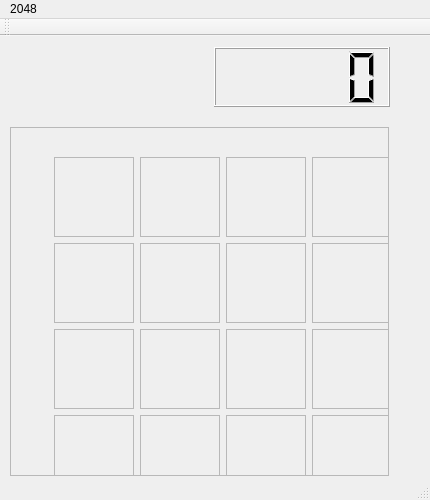
<?xml version="1.0" encoding="UTF-8"?>
<ui version="4.0">
 <class>MainWindow</class>
 <widget class="QMainWindow" name="MainWindow">
  <property name="geometry">
   <rect>
    <x>0</x>
    <y>0</y>
    <width>430</width>
    <height>500</height>
   </rect>
  </property>
  <property name="windowTitle">
   <string>單人遊戲</string>
  </property>
  <widget class="QWidget" name="centralWidget">
   <widget class="QWidget" name="gridLayoutWidget">
    <property name="geometry">
     <rect>
      <x>-1</x>
      <y>80</y>
      <width>401</width>
      <height>371</height>
     </rect>
    </property>
    <layout class="QGridLayout" name="gridLayout">
     <item row="0" column="0">
      <widget class="QFrame" name="one">
       <property name="enabled">
        <bool>true</bool>
       </property>
       <property name="frameShape">
        <enum>QFrame::StyledPanel</enum>
       </property>
       <property name="frameShadow">
        <enum>QFrame::Raised</enum>
       </property>
       <widget class="FillNumber" name="f11">
        <property name="geometry">
         <rect>
          <x>44</x>
          <y>30</y>
          <width>80</width>
          <height>80</height>
         </rect>
        </property>
        <property name="frameShape">
         <enum>QFrame::StyledPanel</enum>
        </property>
        <property name="frameShadow">
         <enum>QFrame::Raised</enum>
        </property>
       </widget>
       <widget class="FillNumber" name="f12">
        <property name="geometry">
         <rect>
          <x>130</x>
          <y>30</y>
          <width>80</width>
          <height>80</height>
         </rect>
        </property>
        <property name="frameShape">
         <enum>QFrame::StyledPanel</enum>
        </property>
        <property name="frameShadow">
         <enum>QFrame::Raised</enum>
        </property>
       </widget>
       <widget class="FillNumber" name="f13">
        <property name="geometry">
         <rect>
          <x>216</x>
          <y>30</y>
          <width>80</width>
          <height>80</height>
         </rect>
        </property>
        <property name="frameShape">
         <enum>QFrame::StyledPanel</enum>
        </property>
        <property name="frameShadow">
         <enum>QFrame::Raised</enum>
        </property>
       </widget>
       <widget class="FillNumber" name="f14">
        <property name="geometry">
         <rect>
          <x>302</x>
          <y>30</y>
          <width>80</width>
          <height>80</height>
         </rect>
        </property>
        <property name="frameShape">
         <enum>QFrame::StyledPanel</enum>
        </property>
        <property name="frameShadow">
         <enum>QFrame::Raised</enum>
        </property>
       </widget>
       <widget class="FillNumber" name="f21">
        <property name="geometry">
         <rect>
          <x>44</x>
          <y>116</y>
          <width>80</width>
          <height>80</height>
         </rect>
        </property>
        <property name="frameShape">
         <enum>QFrame::StyledPanel</enum>
        </property>
        <property name="frameShadow">
         <enum>QFrame::Raised</enum>
        </property>
       </widget>
       <widget class="FillNumber" name="f22">
        <property name="geometry">
         <rect>
          <x>130</x>
          <y>116</y>
          <width>80</width>
          <height>80</height>
         </rect>
        </property>
        <property name="frameShape">
         <enum>QFrame::StyledPanel</enum>
        </property>
        <property name="frameShadow">
         <enum>QFrame::Raised</enum>
        </property>
       </widget>
       <widget class="FillNumber" name="f23">
        <property name="geometry">
         <rect>
          <x>216</x>
          <y>116</y>
          <width>80</width>
          <height>80</height>
         </rect>
        </property>
        <property name="frameShape">
         <enum>QFrame::StyledPanel</enum>
        </property>
        <property name="frameShadow">
         <enum>QFrame::Raised</enum>
        </property>
       </widget>
       <widget class="FillNumber" name="f24">
        <property name="geometry">
         <rect>
          <x>302</x>
          <y>116</y>
          <width>80</width>
          <height>80</height>
         </rect>
        </property>
        <property name="frameShape">
         <enum>QFrame::StyledPanel</enum>
        </property>
        <property name="frameShadow">
         <enum>QFrame::Raised</enum>
        </property>
       </widget>
       <widget class="FillNumber" name="f31">
        <property name="geometry">
         <rect>
          <x>44</x>
          <y>202</y>
          <width>80</width>
          <height>80</height>
         </rect>
        </property>
        <property name="frameShape">
         <enum>QFrame::StyledPanel</enum>
        </property>
        <property name="frameShadow">
         <enum>QFrame::Raised</enum>
        </property>
       </widget>
       <widget class="FillNumber" name="f33">
        <property name="geometry">
         <rect>
          <x>216</x>
          <y>202</y>
          <width>80</width>
          <height>80</height>
         </rect>
        </property>
        <property name="frameShape">
         <enum>QFrame::StyledPanel</enum>
        </property>
        <property name="frameShadow">
         <enum>QFrame::Raised</enum>
        </property>
       </widget>
       <widget class="FillNumber" name="f34">
        <property name="geometry">
         <rect>
          <x>302</x>
          <y>202</y>
          <width>80</width>
          <height>80</height>
         </rect>
        </property>
        <property name="frameShape">
         <enum>QFrame::StyledPanel</enum>
        </property>
        <property name="frameShadow">
         <enum>QFrame::Raised</enum>
        </property>
       </widget>
       <widget class="FillNumber" name="f41">
        <property name="geometry">
         <rect>
          <x>44</x>
          <y>288</y>
          <width>80</width>
          <height>80</height>
         </rect>
        </property>
        <property name="frameShape">
         <enum>QFrame::StyledPanel</enum>
        </property>
        <property name="frameShadow">
         <enum>QFrame::Raised</enum>
        </property>
       </widget>
       <widget class="FillNumber" name="f42">
        <property name="geometry">
         <rect>
          <x>130</x>
          <y>288</y>
          <width>80</width>
          <height>80</height>
         </rect>
        </property>
        <property name="frameShape">
         <enum>QFrame::StyledPanel</enum>
        </property>
        <property name="frameShadow">
         <enum>QFrame::Raised</enum>
        </property>
       </widget>
       <widget class="FillNumber" name="f43">
        <property name="geometry">
         <rect>
          <x>216</x>
          <y>288</y>
          <width>80</width>
          <height>80</height>
         </rect>
        </property>
        <property name="frameShape">
         <enum>QFrame::StyledPanel</enum>
        </property>
        <property name="frameShadow">
         <enum>QFrame::Raised</enum>
        </property>
       </widget>
       <widget class="FillNumber" name="f44">
        <property name="geometry">
         <rect>
          <x>302</x>
          <y>288</y>
          <width>80</width>
          <height>80</height>
         </rect>
        </property>
        <property name="frameShape">
         <enum>QFrame::StyledPanel</enum>
        </property>
        <property name="frameShadow">
         <enum>QFrame::Raised</enum>
        </property>
       </widget>
       <widget class="FillNumber" name="f32">
        <property name="geometry">
         <rect>
          <x>130</x>
          <y>202</y>
          <width>80</width>
          <height>80</height>
         </rect>
        </property>
        <property name="frameShape">
         <enum>QFrame::StyledPanel</enum>
        </property>
        <property name="frameShadow">
         <enum>QFrame::Raised</enum>
        </property>
       </widget>
      </widget>
     </item>
    </layout>
   </widget>
   <widget class="QWidget" name="horizontalLayoutWidget">
    <property name="geometry">
     <rect>
      <x>20</x>
      <y>0</y>
      <width>381</width>
      <height>82</height>
     </rect>
    </property>
    <layout class="QHBoxLayout" name="horizontalLayout">
     <item>
      <widget class="QLabel" name="label">
       <property name="maximumSize">
        <size>
         <width>200</width>
         <height>80</height>
        </size>
       </property>
       <property name="text">
        <string/>
       </property>
       <property name="textFormat">
        <enum>Qt::PlainText</enum>
       </property>
       <property name="pixmap">
        <pixmap resource="2048.qrc">:/image/image/black score logo.png</pixmap>
       </property>
       <property name="scaledContents">
        <bool>true</bool>
       </property>
       <property name="alignment">
        <set>Qt::AlignCenter</set>
       </property>
      </widget>
     </item>
     <item>
      <widget class="QLCDNumber" name="lcdNumber"/>
     </item>
    </layout>
   </widget>
  </widget>
  <widget class="QMenuBar" name="menuBar">
   <property name="geometry">
    <rect>
     <x>0</x>
     <y>0</y>
     <width>430</width>
     <height>21</height>
    </rect>
   </property>
   <widget class="QMenu" name="menu2048">
    <property name="title">
     <string>2048</string>
    </property>
   </widget>
   <addaction name="menu2048"/>
  </widget>
  <widget class="QToolBar" name="mainToolBar">
   <attribute name="toolBarArea">
    <enum>TopToolBarArea</enum>
   </attribute>
   <attribute name="toolBarBreak">
    <bool>false</bool>
   </attribute>
  </widget>
  <widget class="QStatusBar" name="statusBar"/>
 </widget>
 <layoutdefault spacing="6" margin="11"/>
 <customwidgets>
  <customwidget>
   <class>FillNumber</class>
   <extends>QFrame</extends>
   <header>fillnumber.h</header>
   <container>1</container>
  </customwidget>
 </customwidgets>
 <resources>
  <include location="2048.qrc"/>
 </resources>
 <connections/>
</ui>
